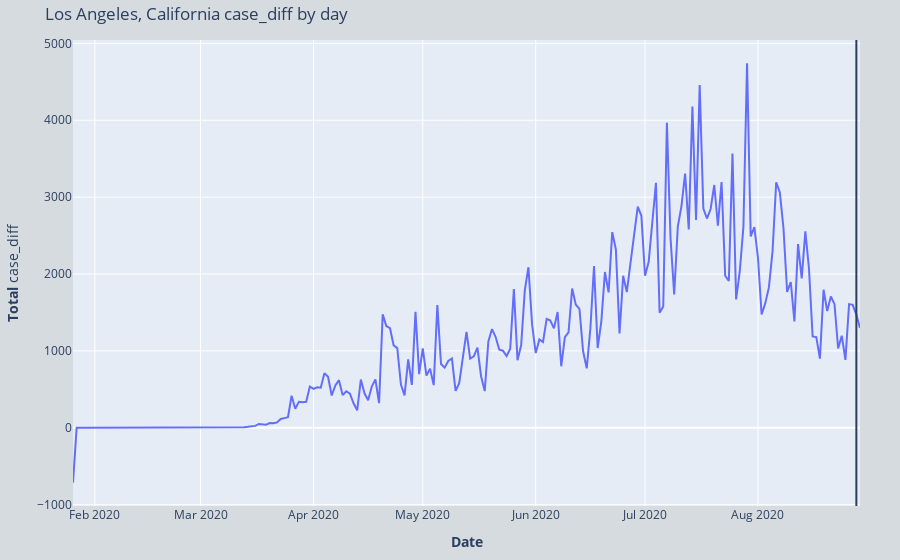

The cell this chart's notebook holds for it:
### Code cell
plotting.scatter_deaths_county(DF,'case_diff','2020-08-28','06037')

### Figure 1 — Plotly figure (JSON) as saved in the notebook; plotly's stock layout.template omitted (floating-point values rounded to 4 significant figures; data arrays with more than 128 entries replaced by an {"elided": "..."} marker saying what was removed)
{"data": [{"name": "case_diff", "type": "scatter", "x": {"elided": "217 str values"}, "y": {"elided": "217 int values"}}], "layout": {"autosize": true, "margin": {"b": 40, "l": 40, "r": 40, "t": 40}, "paper_bgcolor": "#D6DBDF", "shapes": [{"type": "line", "x0": "2020-08-28", "x1": "2020-08-28", "xref": "x", "y0": 0, "y1": 1, "yref": "paper"}], "title": {"text": " Los Angeles, California case_diff by day"}, "xaxis": {"autorange": true, "range": ["2020-01-26", "2020-08-29"], "title": {"text": "<b>Date</b>"}, "type": "date"}, "yaxis": {"autorange": true, "range": [-1017.0, 5044.0], "title": {"text": "<b>Total</b> case_diff"}, "type": "linear"}}}
